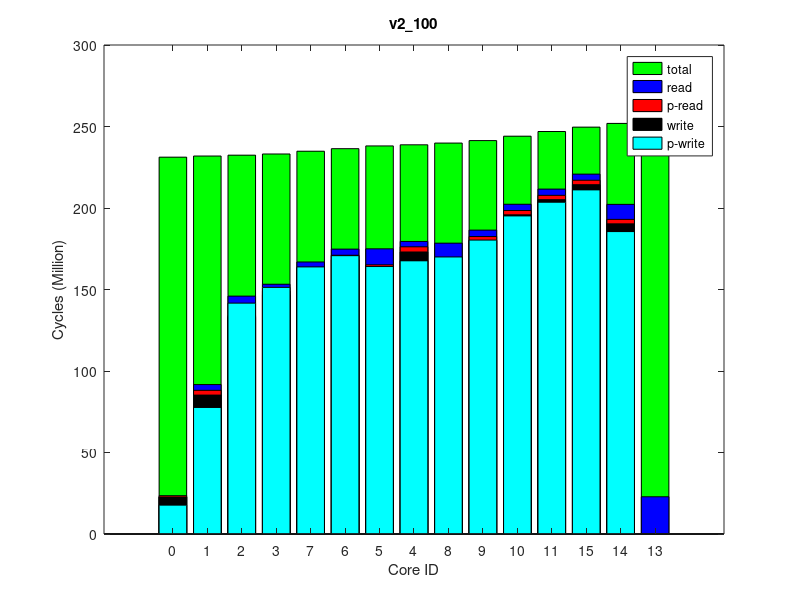

This chart was generated by the following MATLAB code:
times(1, :, :) = [
856566, 232063476, 0
2920056, 232764312, 0
1022086, 233299025, 0
2226244, 234034294, 0
3180619, 239762439, 0
2086061, 239054556, 0
2705944, 237335400, 0
2699606, 235743763, 0
1220544, 240838045, 0
2515253, 242372941, 0
2635906, 245101821, 0
2638015, 247978117, 0
0, 253198887, 0
2710968, 252942607, 0
2705989, 250660933, 0
];
times(2, :, :) = [
856566, 232041801, 0
2920039, 232742086, 0
1022086, 233278167, 0
2226244, 234017684, 0
3180619, 239748371, 0
2086385, 239040524, 0
2705972, 237319159, 0
2699606, 235726661, 0
1220544, 240823813, 0
2515253, 242357407, 0
2635906, 245084442, 0
2637998, 247958222, 0
0, 253188248, 0
2710946, 252926541, 0
2705963, 250640352, 0
];
times(3, :, :) = [
856566, 232060936, 0
2920079, 232761000, 0
1022086, 233293288, 0
2226244, 234029917, 0
3180619, 239757234, 0
2086061, 239049272, 0
2705944, 237328271, 0
2699606, 235737520, 0
1220544, 240833200, 0
2515253, 242365307, 0
2635906, 245095482, 0
2638023, 247969304, 0
0, 253199179, 0
2710957, 252939608, 0
2705955, 250651546, 0
];
times(4, :, :) = [
856566, 232063507, 0
2920024, 232763046, 0
1022086, 233297887, 0
2226244, 234033025, 0
3180619, 239762015, 0
2130132, 239054117, 0
2705959, 237332664, 0
2699615, 235742099, 0
1220544, 240837650, 0
2515253, 242371208, 0
2635906, 245100743, 0
2638001, 247974668, 0
0, 253204773, 0
2710968, 252943951, 0
2705998, 250657471, 0
];
times(5, :, :) = [
856566, 232068125, 0
2919986, 232769298, 0
1022086, 233302418, 0
2226244, 234038632, 0
3180619, 239768117, 0
2126892, 239060006, 0
2705952, 237340488, 0
2699606, 235747927, 0
1220544, 240844803, 0
2515253, 242376374, 0
2635906, 245104463, 0
2638016, 247979399, 0
0, 253215136, 0
2710968, 252952357, 0
2705963, 250662119, 0
];
times(6, :, :) = [
856566, 232059418, 0
2920092, 232760393, 0
1022086, 233295014, 0
2226244, 234027751, 0
3180619, 239758195, 0
2085089, 239051111, 0
2705963, 237328718, 0
2699606, 235736753, 0
1220544, 240834837, 0
2515253, 242366823, 0
2635906, 245096262, 0
2637986, 247971885, 0
0, 253193133, 0
2710946, 252931799, 0
2705989, 250654707, 0
];
times(7, :, :) = [
852428, 232046370, 0
2920046, 232746506, 0
1022086, 233284592, 0
2226244, 234018275, 0
3180625, 239746118, 0
2085413, 239037798, 0
2705963, 237317562, 0
2699606, 235727034, 0
1220544, 240821822, 0
2515253, 242356432, 0
2635906, 245084684, 0
2638013, 247959521, 0
0, 253182846, 0
2710957, 252924794, 0
2705975, 250642559, 0
];
times(8, :, :) = [
856566, 232059708, 0
2919981, 232759418, 0
1022086, 233295279, 0
2226244, 234033928, 0
3180619, 239765014, 0
2130456, 239057096, 0
2705990, 237336262, 0
2699608, 235745027, 0
1220544, 240840837, 0
2515253, 242374301, 0
2635906, 245108440, 0
2638016, 247984099, 0
0, 253211355, 0
2710946, 252948594, 0
2705966, 250667032, 0
];
times(9, :, :) = [
852428, 232056810, 0
2920004, 232756116, 0
1022086, 233289069, 0
2226244, 234019205, 0
3180619, 239748204, 0
2130780, 239040082, 0
2705963, 237318994, 0
2699606, 235728544, 0
1220544, 240825314, 0
2515253, 242358425, 0
2635906, 245088696, 0
2638015, 247963177, 0
0, 253183660, 0
2710957, 252923677, 0
2705995, 250646088, 0
];
times(10, :, :) = [
852428, 232059545, 0
2919973, 232759962, 0
1022086, 233294691, 0
2226244, 234029966, 0
3180628, 239759365, 0
2087681, 239050851, 0
2705963, 237331605, 0
2699606, 235740064, 0
1220544, 240835854, 0
2515253, 242368929, 0
2635906, 245097739, 0
2637975, 247973161, 0
0, 253203759, 0
2710968, 252940909, 0
2705981, 250655776, 0
];
ave_times = round(squeeze(mean(times)));
format long g, ave_times
std_times = round(squeeze(std(times)));
format long g, std_times
polling_read_times = ave_times;
times(1, :, :) = [
17676353, 231229372, 0
77598138, 231925984, 0
141596919, 232448649, 0
151245544, 233176520, 0
167559332, 238817743, 0
164045746, 238123951, 0
170697472, 236442138, 0
163806366, 234879142, 0
169921108, 239876484, 0
180269877, 241399400, 0
195077132, 244097854, 0
203473112, 246970926, 0
0, 252200821, 0
185527279, 251944091, 0
211088903, 249654179, 0
];
times(2, :, :) = [
17670651, 231242032, 0
77620550, 231938951, 0
141635084, 232461268, 0
151307210, 233185978, 0
167615099, 238832748, 0
164101864, 238137656, 0
170760984, 236455097, 0
163883457, 234890691, 0
169975452, 239890809, 0
180340634, 241413981, 0
195154389, 244110329, 0
203536369, 246986227, 0
0, 252210643, 0
185535153, 251950081, 0
211120425, 249669850, 0
];
times(3, :, :) = [
17691478, 231247646, 0
77613158, 231944602, 0
141633415, 232468052, 0
151337519, 233196902, 0
167645654, 238836516, 0
164121366, 238142513, 0
170787430, 236461230, 0
163909913, 234898246, 0
170006913, 239894428, 0
180354408, 241416955, 0
195158340, 244113605, 0
203525706, 246987361, 0
0, 252222029, 0
185543263, 251962138, 0
211115996, 249671044, 0
];
times(4, :, :) = [
17692465, 231240654, 0
77631812, 231939175, 0
141633846, 232465281, 0
151287821, 233186274, 0
167573219, 238827141, 0
164085447, 238133105, 0
170745055, 236451257, 0
163855767, 234887293, 0
169934267, 239884992, 0
180284297, 241407863, 0
195130661, 244105445, 0
203516325, 246978785, 0
0, 252207314, 0
185534461, 251950056, 0
211108721, 249662936, 0
];
times(5, :, :) = [
17702155, 231240965, 0
77654725, 231938703, 0
141677748, 232461527, 0
151329772, 233191238, 0
167612908, 238832286, 0
164097353, 238137811, 0
170777770, 236455644, 0
163895497, 234892320, 0
169975706, 239890430, 0
180334251, 241414259, 0
195155536, 244110313, 0
203525571, 246981597, 0
0, 252202923, 0
185524400, 251940011, 0
211117008, 249665311, 0
];
times(6, :, :) = [
17696642, 231246101, 0
77600701, 231942720, 0
141603733, 232465998, 0
151247667, 233186889, 0
167601759, 238832014, 0
164099510, 238137541, 0
170763478, 236454713, 0
163833256, 234890926, 0
169963477, 239889850, 0
180329072, 241414249, 0
195149352, 244112503, 0
203528269, 246986482, 0
0, 252218267, 0
185544128, 251961294, 0
211119596, 249670351, 0
];
times(7, :, :) = [
17684450, 231260688, 0
77615661, 231959838, 0
141620244, 232484935, 0
151274351, 233210393, 0
167649905, 238854638, 0
164135115, 238160204, 0
170776766, 236477183, 0
163884508, 234913330, 0
170011454, 239912686, 0
180377725, 241436281, 0
195183595, 244133086, 0
203548396, 247005228, 0
0, 252235573, 0
185561891, 251977404, 0
211145183, 249688954, 0
];
times(8, :, :) = [
17705192, 231231751, 0
77649343, 231928480, 0
141647984, 232454109, 0
151298008, 233180314, 0
167604805, 238819839, 0
164105287, 238125810, 0
170752881, 236443240, 0
163857015, 234879396, 0
169967299, 239877480, 0
180331152, 241400493, 0
195155106, 244096052, 0
203526521, 246967574, 0
0, 252208496, 0
185527889, 251945596, 0
211099186, 249651192, 0
];
times(9, :, :) = [
17712052, 231241162, 0
77647631, 231937887, 0
141659356, 232463496, 0
151305637, 233186599, 0
167583592, 238832799, 0
164073940, 238138068, 0
170745163, 236455112, 0
163870341, 234890883, 0
169945829, 239891056, 0
180304977, 241414974, 0
195149495, 244111446, 0
203522647, 246983847, 0
0, 252217474, 0
185536685, 251954236, 0
211113706, 249667351, 0
];
times(10, :, :) = [
17685128, 231243124, 0
77600104, 231941657, 0
141611694, 232466904, 0
151281882, 233183143, 0
167594843, 238824973, 0
164089036, 238131168, 0
170762623, 236449051, 0
163878199, 234884933, 0
169957862, 239884278, 0
180339901, 241407939, 0
195165586, 244104182, 0
203542196, 246977617, 0
0, 252198490, 0
185525083, 251940618, 0
211126898, 249661327, 0
];
ave_times = round(squeeze(mean(times)));
format long g, ave_times
std_times = round(squeeze(std(times)));
format long g, std_times
polling_write_times = ave_times;
times(1, :, :) = [
0, 255175226, 0
6466260, 255940083, 64000
12934807, 256508665, 128000
6465824, 257309272, 64000
6469929, 263329692, 64000
11923798, 262583329, 128000
6464763, 260773965, 64000
6466860, 259095411, 64000
12935648, 264454101, 128000
6464896, 266067058, 64000
6468519, 268925338, 64000
6466380, 271998112, 64000
22851099, 277557114, 255980
11924146, 277268985, 128000
6465179, 274828321, 64000
];
times(2, :, :) = [
0, 255166785, 0
6466260, 255930986, 64000
12934703, 256499058, 128000
6465824, 257297508, 64000
6469993, 263318544, 64000
11923825, 262571773, 128000
6464748, 260761782, 64000
6466860, 259082180, 64000
12935698, 264443380, 128000
6464896, 266056121, 64000
6468525, 268916937, 64000
6466372, 271988303, 64000
22851132, 277552991, 255980
11924144, 277266920, 128000
6465180, 274819151, 64000
];
times(3, :, :) = [
0, 255171727, 0
6466261, 255935956, 64000
12934812, 256504622, 128000
6465824, 257304037, 64000
6469972, 263323267, 64000
11923814, 262576987, 128000
6464766, 260767156, 64000
6466860, 259088412, 64000
12935109, 264447958, 128000
6464896, 266060504, 64000
6468524, 268920827, 64000
6466389, 271987476, 64000
22851064, 277561494, 255980
11924140, 277271028, 128000
6465171, 274816368, 64000
];
times(4, :, :) = [
0, 255146712, 0
6466260, 255910966, 64000
12934823, 256479945, 128000
6465832, 257279832, 64000
6469961, 263304703, 64000
11923813, 262558361, 128000
6464790, 260747903, 64000
6466860, 259066971, 64000
12936157, 264429373, 128000
6464896, 266041786, 64000
6468515, 268899380, 64000
6466377, 271982139, 64000
22851187, 277537898, 255980
11924146, 277250003, 128000
6465176, 274812796, 64000
];
times(5, :, :) = [
0, 255162176, 0
6466265, 255925530, 64000
12934699, 256493759, 128000
6465828, 257290981, 64000
6469937, 263311822, 64000
11923815, 262565217, 128000
6464759, 260755882, 64000
6466860, 259075871, 64000
12935037, 264436371, 128000
6464896, 266049125, 64000
6468526, 268909992, 64000
6466399, 271975791, 64000
22851131, 277538553, 255980
11924136, 277249129, 128000
6465171, 274806636, 64000
];
times(6, :, :) = [
0, 255150938, 0
6466260, 255915368, 64000
12934737, 256484546, 128000
6465831, 257284772, 64000
6469965, 263304787, 64000
11923837, 262558352, 128000
6464801, 260748565, 64000
6466860, 259068454, 64000
12934897, 264429357, 128000
6464896, 266042525, 64000
6468530, 268900562, 64000
6466384, 271982567, 64000
22851164, 277535120, 255980
11924142, 277247761, 128000
6465178, 274811864, 64000
];
times(7, :, :) = [
0, 255166487, 0
6466260, 255931812, 64000
12934669, 256501427, 128000
6465828, 257301137, 64000
6469959, 263318049, 64000
11923790, 262571447, 128000
6464769, 260761137, 64000
6466860, 259081034, 64000
12935441, 264442409, 128000
6464896, 266054986, 64000
6468515, 268912500, 64000
6466392, 271981418, 64000
22851160, 277561857, 255980
11924144, 277270961, 128000
6465190, 274811711, 64000
];
times(8, :, :) = [
0, 255162618, 0
6466260, 255928192, 64000
12934704, 256497391, 128000
6465824, 257294622, 64000
6470014, 263311021, 64000
11923801, 262564652, 128000
6464760, 260754541, 64000
6466860, 259076180, 64000
12936292, 264436236, 128000
6464896, 266048958, 64000
6468520, 268909058, 64000
6466397, 271977022, 64000
22851196, 277543758, 255980
11924146, 277255827, 128000
6465174, 274807465, 64000
];
times(9, :, :) = [
0, 255162388, 0
6466260, 255927306, 64000
12934714, 256496396, 128000
6465824, 257296786, 64000
6469979, 263320438, 64000
11923815, 262574145, 128000
6464822, 260763047, 64000
6466860, 259082455, 64000
12936194, 264444738, 128000
6464896, 266057355, 64000
6468526, 268918475, 64000
6466373, 271991316, 64000
22851031, 277549037, 255980
11924132, 277265247, 128000
6465177, 274821247, 64000
];
times(10, :, :) = [
0, 255175236, 0
6466260, 255940085, 64000
12934816, 256508409, 128000
6465824, 257308475, 64000
6469936, 263329403, 64000
11923821, 262582972, 128000
6464739, 260772607, 64000
6466860, 259093906, 64000
12934962, 264453874, 128000
6464896, 266066140, 64000
6468525, 268925371, 64000
6466364, 271987765, 64000
22851143, 277549651, 255980
11924142, 277262954, 128000
6465165, 274816979, 64000
];
ave_times = round(squeeze(mean(times)));
format long g, ave_times
std_times = round(squeeze(std(times)));
format long g, std_times
read_times = ave_times;
times(1, :, :) = [
0, 231196670, 0
0, 231893863, 0
0, 232421137, 0
0, 233137713, 0
0, 238777256, 0
0, 238082464, 0
0, 236400275, 0
0, 234838248, 0
0, 239835265, 0
0, 241359496, 0
0, 244056834, 0
0, 246930006, 0
0, 252154727, 0
0, 251895580, 0
0, 249613532, 0
];
times(2, :, :) = [
0, 231191558, 0
0, 231888397, 0
0, 232415135, 0
0, 233137009, 0
0, 238780826, 0
0, 238085917, 0
0, 236402558, 0
0, 234838840, 0
0, 239838826, 0
0, 241362057, 0
0, 244060440, 0
0, 246932594, 0
0, 252155932, 0
0, 251895443, 0
0, 249616241, 0
];
times(3, :, :) = [
0, 231196910, 0
0, 231893009, 0
0, 232417952, 0
0, 233138028, 0
0, 238779772, 0
0, 238085926, 0
0, 236403561, 0
0, 234839136, 0
0, 239838132, 0
0, 241362602, 0
0, 244059474, 0
0, 246932196, 0
0, 252165044, 0
0, 251904320, 0
0, 249615481, 0
];
times(4, :, :) = [
0, 231204602, 0
0, 231902824, 0
0, 232428851, 0
0, 233147540, 0
0, 238789452, 0
0, 238095142, 0
0, 236412296, 0
0, 234848583, 0
0, 239847804, 0
0, 241371524, 0
0, 244068226, 0
0, 246943114, 0
0, 252184083, 0
0, 251922828, 0
0, 249626859, 0
];
times(5, :, :) = [
0, 231199233, 0
0, 231897380, 0
0, 232422922, 0
0, 233142413, 0
0, 238786449, 0
0, 238091444, 0
0, 236409388, 0
0, 234845585, 0
0, 239844585, 0
0, 241367876, 0
0, 244063877, 0
0, 246934847, 0
0, 252168695, 0
0, 251904957, 0
0, 249618876, 0
];
times(6, :, :) = [
0, 231185763, 0
0, 231884559, 0
0, 232410135, 0
0, 233133034, 0
0, 238778113, 0
0, 238083750, 0
0, 236400420, 0
0, 234836166, 0
0, 239835838, 0
0, 241359871, 0
0, 244057304, 0
0, 246931312, 0
0, 252154326, 0
0, 251893715, 0
0, 249615006, 0
];
times(7, :, :) = [
0, 231167616, 0
0, 231864354, 0
0, 232388282, 0
0, 233116735, 0
0, 238758809, 0
0, 238063998, 0
0, 236381726, 0
0, 234819047, 0
0, 239817046, 0
0, 241340797, 0
0, 244037421, 0
0, 246910625, 0
0, 252141907, 0
0, 251880075, 0
0, 249594315, 0
];
times(8, :, :) = [
0, 231179781, 0
0, 231877901, 0
0, 232402361, 0
0, 233129018, 0
0, 238769405, 0
0, 238075291, 0
0, 236392993, 0
0, 234830539, 0
0, 239827498, 0
0, 241351627, 0
0, 244048725, 0
0, 246922214, 0
0, 252152372, 0
0, 251894237, 0
0, 249606072, 0
];
times(9, :, :) = [
0, 231207794, 0
0, 231904841, 0
0, 232429410, 0
0, 233157723, 0
0, 238800159, 0
0, 238105813, 0
0, 236423690, 0
0, 234861076, 0
0, 239858136, 0
0, 241382878, 0
0, 244078484, 0
0, 246952597, 0
0, 252181576, 0
0, 251925414, 0
0, 249636227, 0
];
times(10, :, :) = [
0, 231182367, 0
0, 231879625, 0
0, 232404305, 0
0, 233131970, 0
0, 238776668, 0
0, 238082692, 0
0, 236399783, 0
0, 234834379, 0
0, 239835174, 0
0, 241358451, 0
0, 244056261, 0
0, 246928890, 0
0, 252148843, 0
0, 251893404, 0
0, 249612425, 0
];
ave_times = round(squeeze(mean(times)));
format long g, ave_times
std_times = round(squeeze(std(times)));
format long g, std_times
total_times = ave_times;
times(1, :, :) = [
22661660, 230972517, 64000
85181608, 231657316, 128000
132949850, 232172300, 64000
146699313, 232876296, 64000
172963228, 238399227, 128000
163001639, 237731593, 64000
168278756, 236083708, 64000
160318127, 234546685, 64000
165437968, 239437344, 64000
179898569, 240945603, 64000
195787605, 243617209, 64000
205161219, 246466803, 64000
0, 251667247, 0
190295977, 251408222, 64000
214344388, 249133668, 64000
];
times(2, :, :) = [
22660360, 230981556, 64000
85185947, 231666472, 128000
132954263, 232182781, 64000
146713301, 232895423, 64000
173013308, 238416046, 128000
163045304, 237748634, 64000
168298883, 236100959, 64000
160402743, 234564002, 64000
165488267, 239454490, 64000
179949630, 240962427, 64000
195840968, 243633158, 64000
205139009, 246483255, 64000
0, 251696487, 0
190325490, 251435903, 64000
214337732, 249150316, 64000
];
times(3, :, :) = [
22683594, 230957625, 64000
85266247, 231642087, 128000
133089691, 232156890, 64000
146867897, 232866878, 64000
173117676, 238392776, 128000
163115540, 237725329, 64000
168393774, 236077505, 64000
160527444, 234540344, 64000
165591993, 239431176, 64000
180051055, 240939074, 64000
195888174, 243612347, 64000
205195308, 246461098, 64000
0, 251668081, 0
190302474, 251410791, 64000
214349585, 249127818, 64000
];
times(4, :, :) = [
22657772, 230976394, 64000
85187068, 231661596, 128000
132967919, 232177518, 64000
146724636, 232892284, 64000
173042593, 238418176, 128000
163080387, 237750712, 64000
168341079, 236102624, 64000
160420613, 234565102, 64000
165515583, 239456770, 64000
180022515, 240964526, 64000
195872500, 243634008, 64000
205128842, 246485481, 64000
0, 251699172, 0
190322353, 251438233, 64000
214310678, 249152018, 64000
];
times(5, :, :) = [
22636333, 230951550, 64000
85161100, 231637186, 128000
132958483, 232150119, 64000
146708749, 232863576, 64000
172926142, 238384588, 128000
162962760, 237716879, 64000
168226072, 236069086, 64000
160332136, 234532284, 64000
165400099, 239423442, 64000
179898448, 240931025, 64000
195746018, 243603101, 64000
205081869, 246452349, 64000
0, 251664246, 0
190289828, 251405487, 64000
214294607, 249119286, 64000
];
times(6, :, :) = [
22676695, 230965166, 64000
85319477, 231649505, 128000
133146235, 232163604, 64000
146918174, 232868567, 64000
173033942, 238394477, 128000
163063091, 237727184, 64000
168396930, 236079370, 64000
160529571, 234540794, 64000
165506803, 239433032, 64000
179973033, 240940680, 64000
195860942, 243612525, 64000
205156423, 246463290, 64000
0, 251664167, 0
190296473, 251404190, 64000
214333194, 249129938, 64000
];
times(7, :, :) = [
22664075, 230962077, 64000
85254460, 231647192, 128000
133035040, 232161959, 64000
146783998, 232869131, 64000
173025455, 238386612, 128000
163066967, 237719537, 64000
168329629, 236072768, 64000
160472807, 234536522, 64000
165499438, 239425161, 64000
179961902, 240932033, 64000
195795942, 243603605, 64000
205092619, 246453308, 64000
0, 251653171, 0
190278172, 251394029, 64000
214284826, 249120339, 64000
];
times(8, :, :) = [
22659484, 230962950, 64000
85209225, 231648236, 128000
133014092, 232163075, 64000
146782167, 232870519, 64000
173076570, 238395737, 128000
163149297, 237728100, 64000
168383355, 236080548, 64000
160474666, 234543801, 64000
165550522, 239434799, 64000
180005255, 240943113, 64000
195831088, 243615044, 64000
205088130, 246463746, 64000
0, 251675006, 0
190304645, 251414372, 64000
214287612, 249130350, 64000
];
times(9, :, :) = [
22661333, 230974554, 64000
85203586, 231658867, 128000
132971754, 232172533, 64000
146714845, 232882462, 64000
173005443, 238403574, 128000
163003433, 237736006, 64000
168264818, 236088909, 64000
160362877, 234551247, 64000
165479902, 239443030, 64000
179993239, 240950670, 64000
195877245, 243620789, 64000
205185725, 246469720, 64000
0, 251668632, 0
190300471, 251412660, 64000
214347184, 249136253, 64000
];
times(10, :, :) = [
22678857, 230976488, 64000
85183251, 231661966, 128000
132933973, 232176228, 64000
146689587, 232886115, 64000
172948515, 238412009, 128000
162946106, 237744479, 64000
168225323, 236096132, 64000
160347043, 234559538, 64000
165422458, 239450625, 64000
179923211, 240959327, 64000
195787683, 243630968, 64000
205099575, 246479612, 64000
0, 251693737, 0
190314789, 251432351, 64000
214277283, 249146336, 64000
];
ave_times = round(squeeze(mean(times)));
format long g, ave_times
std_times = round(squeeze(std(times)));
format long g, std_times
write_times = ave_times;
mytitle = 'v2\_100';
order = [1 2 3 4 8 7 6 5 9 10 11 12 15 14 13];

total_times = total_times(:, 2)(order);

read_times = read_times(:, 1)(order);
write_times = write_times(:, 1)(order);

polling_read_times = polling_read_times(:, 1)(order);
polling_write_times = polling_write_times(:, 1)(order);

total_times /= 1000000;

read_times /= 1000000;
write_times /= 1000000;

polling_read_times /= 1000000;
polling_write_times /= 1000000;

% laying read on top of write
read_times += write_times;
polling_read_times += write_times;

figure(1);
clf()
% set(gcf, 'Position', get(0,'Screensize'));
% set(gcf,'units','normalized','outerposition',[0 0 1 1])
bar(0:14, total_times,'g');
hold on;
bar(0:14, read_times,'b');
bar(0:14, polling_read_times,'r');
bar(0:14, write_times,'k');
bar(0:14, polling_write_times,'c');
hold off

axis([-2 16 0 300])
% axis([-1 15])
set(gca,'XTick',0:14);
set(gca,'xticklabel',{ '0'; '1'; '2'; '3'; '7'; '6'; '5'; '4'; '8'; '9'; '10'; '11'; '15'; '14'; '13' })

xlabel('Core ID')
ylabel('Cycles (Million)')

legend('total', 'read', 'p-read', 'write', 'p-write')
title(mytitle)
print(1, strcat(mytitle, '.png'))
